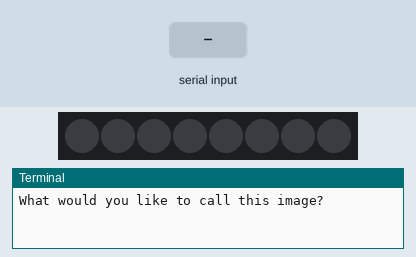
Simulated run of this program. Board: Raspberry Pi (BCM pin numbers) with a Blinkt!. On the bench: 8 RGB LEDs in strip order, left to right, the last lines printed to the terminal. Inputs (shaded band) come from the test bench. Dim RGB values are drawn brighter than linear; random numbers come from a fixed seed; the camera gives no picture and a still takes 0.5 s. At 3.6 s the program stops and its outputs stay as they are.

Above: at 1.2 s.
1.3 s: "1" typed at the terminal, then Enter
At 1.35 s:
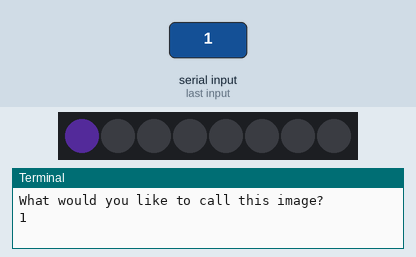
At 3.2 s:
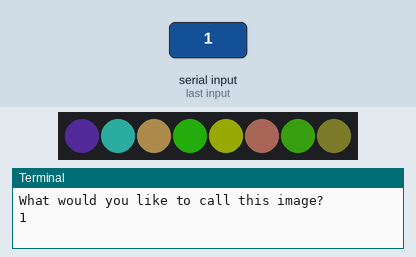
Timing chart, 0 to 5.1 s (numbered marks = the images above; inputs shaded):
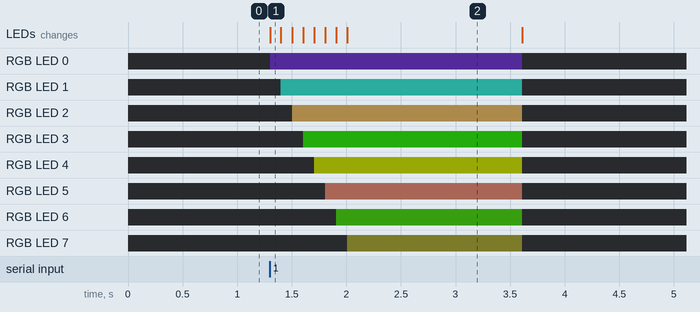

The program:

take_picture.py
```python
from blinkt import set_pixel, set_brightness, set_clear_on_exit, show
from picamera import PiCamera
from random import randint
from time import sleep

def light_up():
  for pixel in range(8):
    r = randint(0, 255)
    g = randint(0, 255)
    b = randint(0, 255)
    set_pixel(pixel, r, g, b)
    show()
    sleep(0.1)

  sleep(1)

set_brightness(0.2)
set_clear_on_exit()

camera = PiCamera()
camera.resolution = (1024, 768)
camera.start_preview()

file_name = input('What would you like to call this image? ')

light_up()
camera.capture(file_name + '.jpg')
```

Measured:
- after the input at 1.3 s, RGB LED 0: off → RGB(14, 7, 26) at once, → off 2.3 s later; RGB LED 1: off → RGB(12, 49, 45) after 0.10 s, → off 2.2 s later
- what the display in image 2 shows lasts 1.6 s, from 2.0 s to 3.6 s
